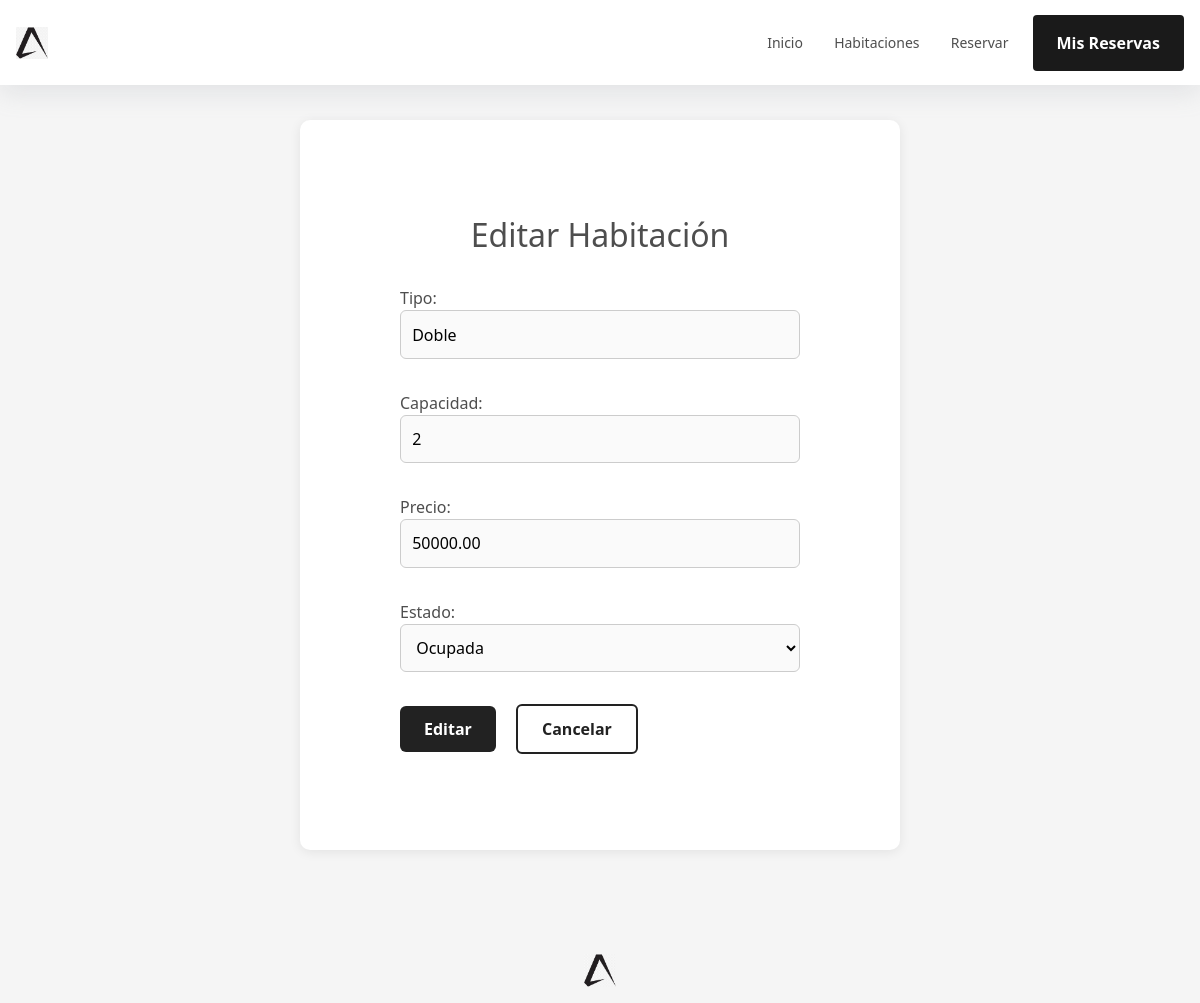
The app's page /habitacion/HAB002/editar/ (signed in), older data.
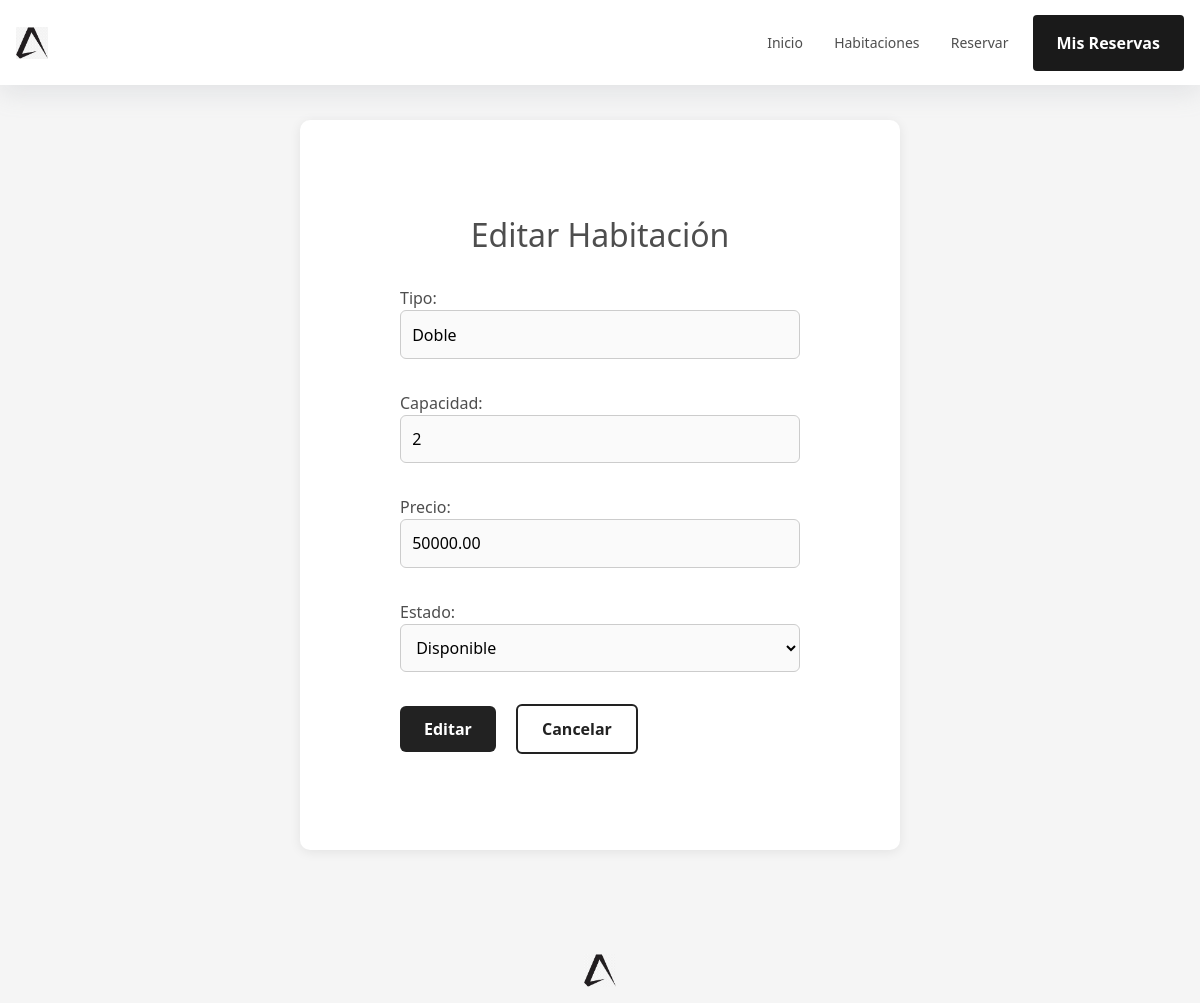
The same page, newer data.
### core/models.py (models this page shows, shortened)
class Habitacion(models.Model):
    ESTADO_CHOICES = [
        ("disponible", "Disponible"),
        ("ocupada", "Ocupada"),
        ("mantenimiento", "Mantenimiento"),
    ]
    id_habitacion = models.CharField(max_length=32, unique=True, default=generate_habitacion_id)
    tipo = models.CharField(max_length=100)
    capacidad = models.PositiveSmallIntegerField()
    precio = models.DecimalField(max_digits=10, decimal_places=2)
    estado = models.CharField(max_length=20, choices=ESTADO_CHOICES, default="disponible")

### core/decorators.py (the view)
    def wrapper(request, *args, **kwargs):
        if not request.session.get('admin_id'):
            return redirect('login_admin')
        return view_func(request, *args, **kwargs)

### core/forms.py
class HabitacionForm(forms.ModelForm):
    class Meta:
        model = Habitacion
        fields = ['tipo', 'capacidad', 'precio', 'estado']

### core/views.py (called while the page is built)
@admin_required
def editar_habitacion(request, id_habitacion):
    habitacion = get_object_or_404(Habitacion, id_habitacion=id_habitacion)
    if request.method == "POST":
        form = HabitacionForm(request.POST, instance=habitacion)
        if form.is_valid():
            form.save()
            return redirect('gestion_reservas')
    else:
        form = HabitacionForm(instance=habitacion)
    return render(request, "habitacion_form.html", {"form": form, "accion": "Editar"})

### core/templates/habitacion_form.html (shortened to what this page needs)
{% extends "base/base.html" %}
{% load static %}
{% block content %}
<div class="landing-container" style="padding: 6rem; margin-top: 6rem;">
    <section class="hero-section">
        <h2>{{ accion }} Habitación</h2>
    </section>
    <div class="form-container">
        <form method="post" class="main-form">
            {{ form.as_p }}
            <button type="submit" class="btn-main">{{ accion }}</button>
            <a href="{% url 'gestion_reservas' %}" class="btn-cancel">Cancelar</a>
        </form>
    </div>
</div>
{% endblock %}

Row changes from the older to the newer data that the page shows:
changed Habitacion "Doble": estado "Ocupada" → "Disponible"
